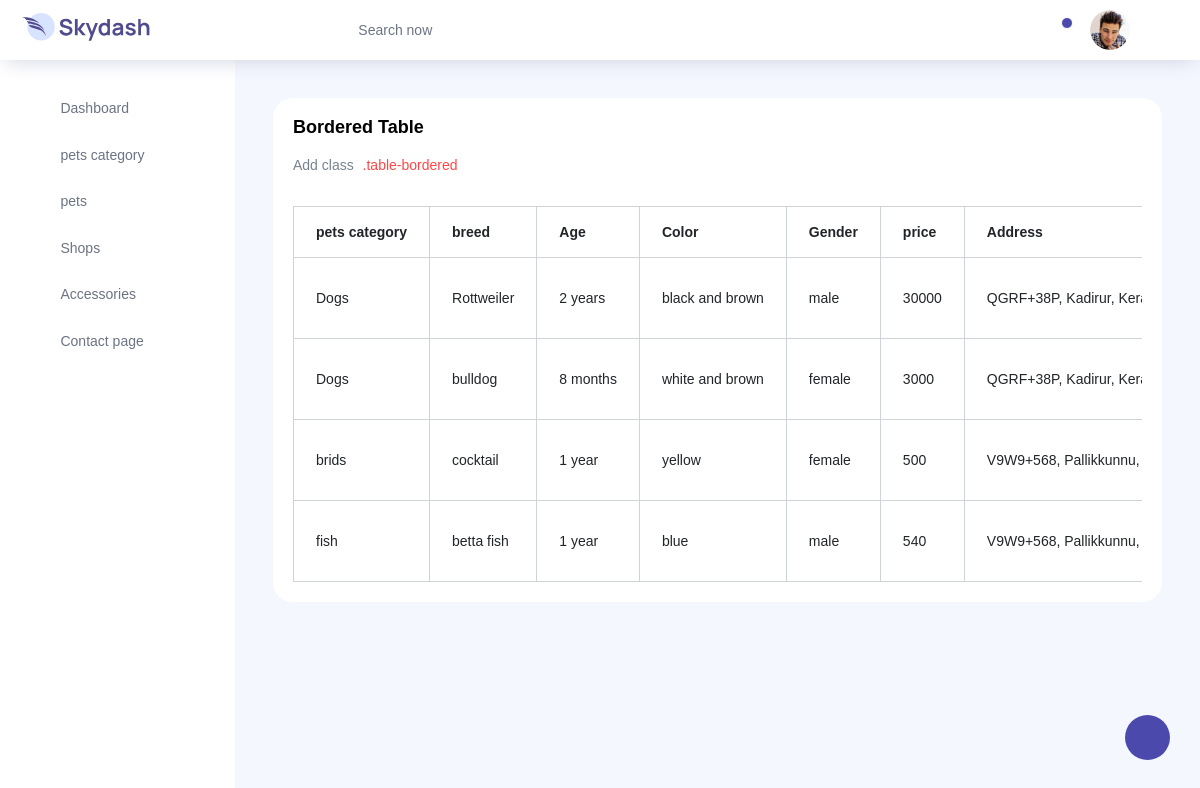
Page /petsapp/displaypet/ on the committed database.
### petsapp/models.py (models this page shows)
class petdb(models.Model):
    pname=models.CharField(max_length=50,null=True,blank=True)
    breed=models.CharField(max_length=50,null=True,blank=True)
    age=models.CharField(max_length=50,null=True,blank=True)
    color=models.CharField(max_length=50,null=True,blank=True)
    gender=models.CharField(max_length=50,null=True,blank=True)
    price=models.IntegerField(null=True,blank=True)
    address=models.CharField(max_length=50,null=True,blank=True)
    aname=models.CharField(max_length=50,null=True,blank=True)
    aemail=models.CharField(max_length=50,null=True,blank=True)
    amob=models.CharField(max_length=50,null=True,blank=True)
    petimg=models.ImageField(upload_to="pet_img",null=True,blank=True)

### petsapp/views.py (the view)
# urls.py: path('displaypet/',views.displaypet,name="displaypet"),
def displaypet(request):
    data=petdb.objects.all()
    return render(request,"displaypets.html",{'data':data})

### petsapp/templates/displaypets.html (shortened to what this page needs)
<!DOCTYPE html>
{% extends 'index.html' %}
{% block content %}
<html lang="en">
<head>
</head>
<body>
<div class="card">
                <div class="card-body">
                  <h4 class="card-title">Bordered table</h4>
                  <p class="card-description">
                    Add class <code>.table-bordered</code>
                  </p>
                  <div class="table-responsive pt-3">
                    <table class="table table-bordered">
                      <thead>
                        <tr>
                          <th>
                            pets category
                          </th>
                          <th>
                            breed
                          </th>
                          <th>
                            Age
                          </th>
                          <th>
                            Color
                          </th>
                          <th>
                            Gender
                          </th>
                            <th>
                            price
                          </th>
                            <th>
                            Address
                          </th>
                        </tr>
                      </thead>
                      <tbody>
                      {% for i in data %}
                        <tr>
                          <td>
                            {{i.pname}}
                          </td>
                          <td>
                            {{i.breed}}
                          </td>
                          <td>
                            {{i.age}}
                          </td>
                          <td>
                            {{i.color}}
                          </td>
                          <td>
                            {{i.gender}}
                          </td>
                            <td>
                            {{i.price}}
                          </td>
                           <td>
                            {{i.address}}
                          </td>
                        </tr>
                      {% endfor %}
                      </tbody>
                    </table>
                  </div>
                </div>
              </div>
</body>
</html>
{% endblock %}

### rows in the picture
petdb: pname "Dogs", breed "Rottweiler", age "2 years", color "black and brown", gender "male", price "30000", address "QGRF+38P, Kadirur,…"
petdb: pname "Dogs", breed "bulldog", age "8 months", color "white and brown", gender "female", price "3000", address "QGRF+38P, Kadirur,…"
petdb: pname "brids", breed "cocktail", age "1 year", color "yellow", gender "female", price "500", address "V9W9+568, Pallikkunnu,…"
petdb: pname "fish", breed "betta fish", age "1 year", color "blue", gender "male", price "540", address "V9W9+568, Pallikkunnu,…"
